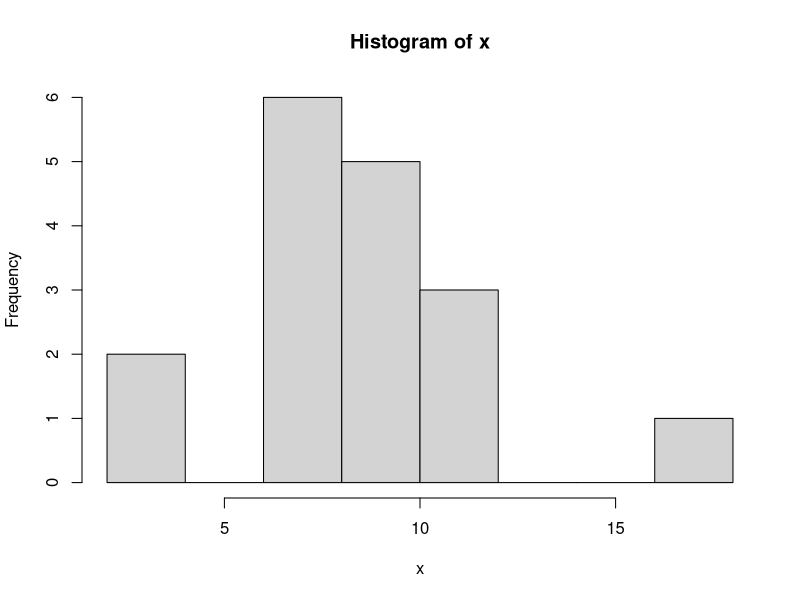
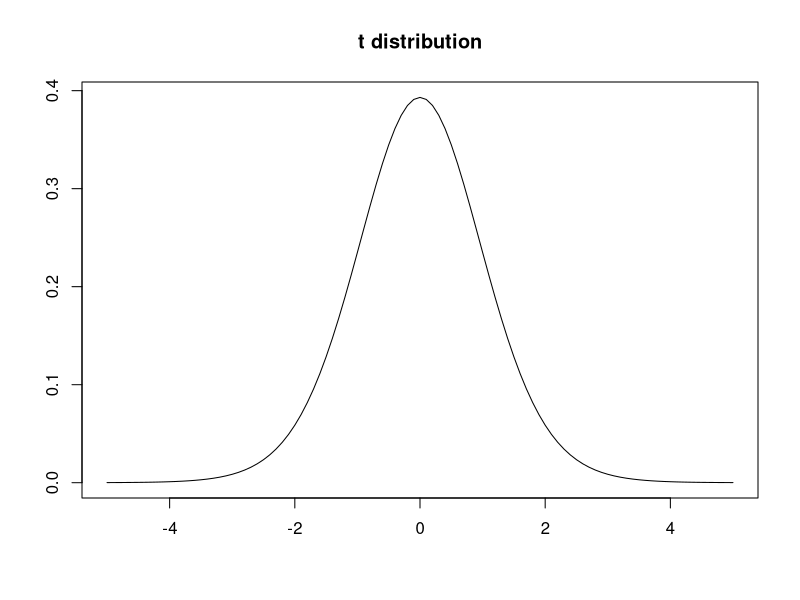
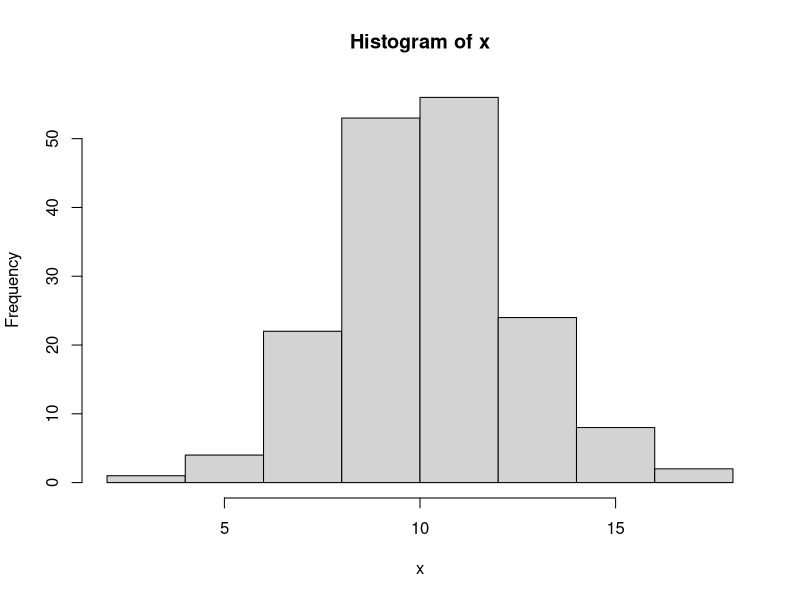
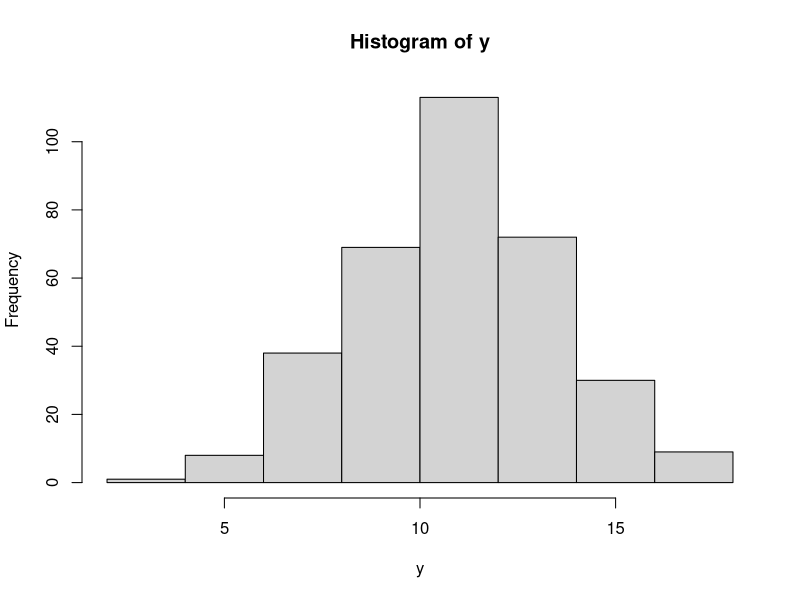
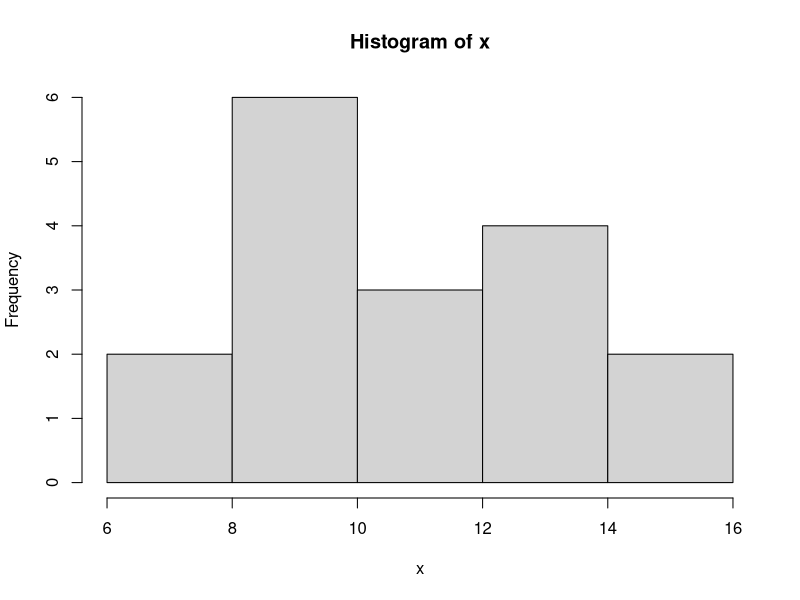
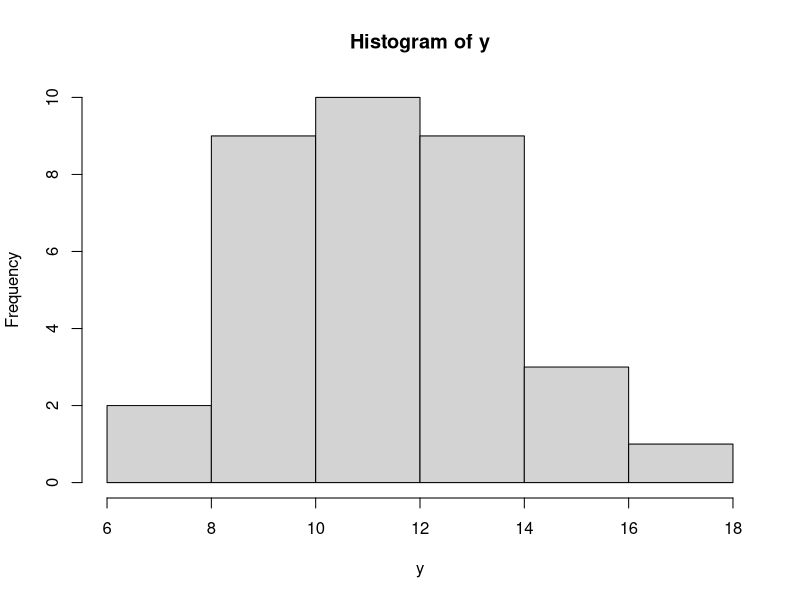
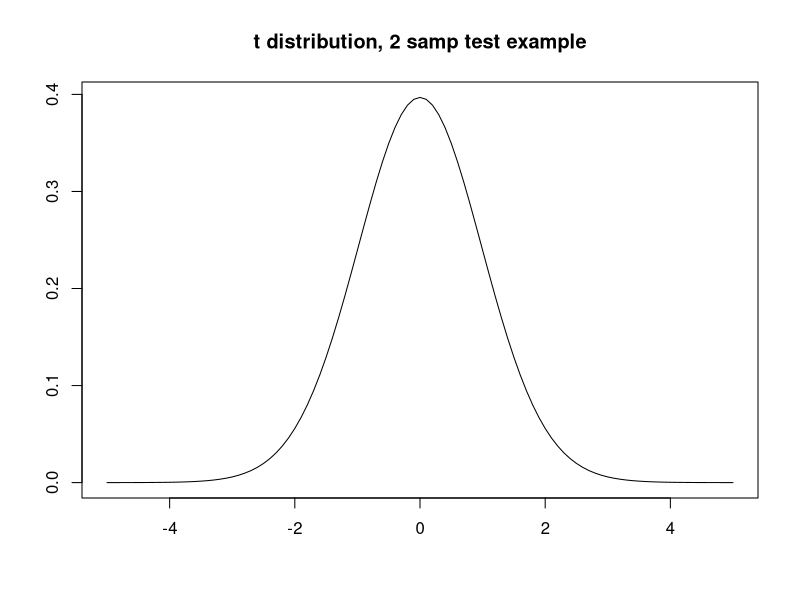
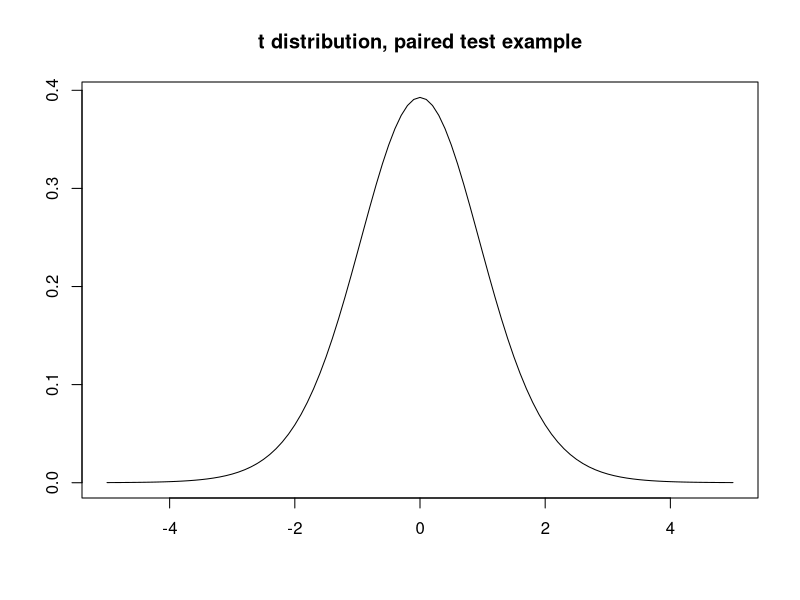

Reproduce these figures in R, in order.
## ---- chunk 1
# First set the number of samples to draw from our sampling distribution
n_samples=17

# first make some data points to use via the randn command
# plot it in a histogram to take a look.
x=2.5*rnorm(n_samples)+10

hist(x)

# Let's say the test we are trying to accomplish it to see if the data is
# consistent with a population mean of 10.  This will be our H0: mu=10.

# What's our Ha?  
  
# Let's say the alternative is that mu > 10, This means we will be looking
# for our test statistic in a rejection region which is out to the right
# side of the distribution, so we will need to set the greater than option.

#Quickly jump over to chapter 18-13.  Sampling distribution which is true
#under H0.

#What's our t distribution look like?
tdistr=dt(seq(-5,5,by=.1),length(x))
plot(seq(-5,5,by=.1),tdistr,type="l",main="t distribution",xlab="",ylab="")

# what's our t value and where is it on the distribution?  What do you predict for the result of
# the test?

obs_t=(mean(x)-10)/(sd(x)/sqrt(length(x)))

# R's t test function is called t.test

# do the t.test:
t.test(x,mu=10,alternative="g")

# Their are a lot of outputs, but for our purposes we want to focus on 
# the p-value. 
  
# just for funsies:  How often do we make a type I error?  It's
# easy to estimate for type I here.  We know mu.  Above. It's 10.

# So what's a type I error again?  H0 rejected when it's true.
# In our case H0 is true.
# let's generate a sample and do the test lot's of times to see how often
# we reject H0.

N_iter=20000
h_out=0
alpha=0.05
for (i in 1:N_iter){
  x=2.5*rnorm(n_samples)+10
  p=t.test(x,mu=10,alternative="g")[["p.value"]]
  if (p < alpha){
  h_out=h_out+1
  }
  }
# So what's the rate of type I error?

h_out/N_iter

# It should be close to our significance level!  If H0 is true and we
# reject the Null we are out in the tail of distribution by chance.  And
# alpha is the probability of that!

# Ok that's all for now.  Go back to slides.
## ---- chunk 2

# first make 2 large samples
x=2.5*rnorm(170)+10;
y=2.5*rnorm(340)+11;

# Look at them.

hist(x)
hist(y)

# very cute, but let's reduce the number of data points to make this a
# little more messy, I mean realistic.

x=2.5*rnorm(n_samples)+10;
y=2.5*rnorm(34)+11;

# Look at them.

hist(x)
hist(y)

# Here I made the variances equal.  In practice if we are using a two
# sample t test and allowing ourselves to assume equal variances then we
# compute what is called the pooled standard deviation.  

sp=((length(x)-1)*sd(x)^2+(length(y)-1)*sd(y)^2)/(length(x)+length(y)-2)
sp=sqrt(sp)

# and then we need to think about our H0 for a moment.

# let's say our H0 is that the population means are equal.  ie mu1=mu2.  So
# we can calculate our t statistic as follows:
  
obs_t=(mean(x)-mean(y))/sqrt((sp^2)/length(x)+(sp^2)/length(y))

# Now we need to think about our Ha.  Let's say we thought it might be the
# case that mu1 < mu2, That means our t stat would be out there in the left
# tail of the distribution.  Think about an extreme case where we would feel confident
# in saying mu1 < mu2.  Imagine mu1 was 0 and
# mu2 was 1000.  If the samples were large and xbar ~mu1 and ybar ~mu2 then
# tstat would be large and negative! This means to the left.

# ok so what does our t distribution look like?  Where does our observed
# value of t land?  What does that imply for our testing?

tdistr=dt(seq(-5,5,by=.1),length(x)+length(y)-2)
plot(seq(-5,5,by=.1),tdistr,type="l",main="t distribution, 2 samp test example",xlab="",ylab="")

# Ok now use the matlab test to confirm our suspicions.

t.test(x,y,var.equal=TRUE, alternative="l")

# Note the test can also be done without assuming the variances are equal

# In this case the t stat is a bit easier to calculate, just as we had in
# the presentation.  No pooled sd.  However the dof is approxiamte and is
# estimated from the data using a formula you can look up.

t.test(x,y,var.equal=FALSE, alternative="l")

# Due to this approximation the test stat is only approximately t
# distributed so you only get approximately alpha significance.

# back to slides for a moment
## ---- chunk 3
# ok we need two samples again.

x=2.5*rnorm(n_samples)+10;
y=2.5*rnorm(n_samples)+11;

# same number of data points this time.

# ok, so what are our diffs?
  
the_diffs=x-y

# What's our H0.  Let's say it is that the means are equal again.

# what's our t stat?

obs_t=mean(the_diffs)/(sd(the_diffs)/sqrt(length(the_diffs)))

# what does our t distribution look like? Where is our observed t value?
# What's the likely outcome of our test?

tdistr=dt(seq(-5,5,by=.1),length(the_diffs)-1)
plot(seq(-5,5,by=.1),tdistr,type="l",main="t distribution, paired test example",xlab="",ylab="")

# What's our Ha?  Let's say again that mu1<mu2, so we need to look at a
# rejection region in the left tail of the distribution.

# ok do the test.  it's ttest again

t.test(x,y,paired=TRUE, alternative="l")
